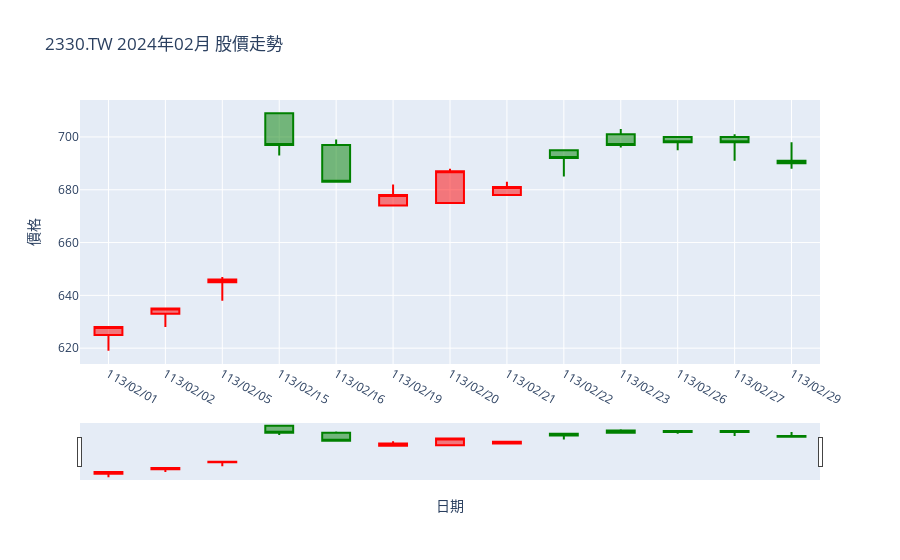

Notebook source saved alongside this figure:
### Code cell
url = 'https://www.twse.com.tw/exchangeReport/STOCK_DAY?response=json&date=%s&stockNo=%s' % (query_interval,code)
print(url)
html = requests.get(url)
content = json.loads(html.text)

if content['total'] != 0:
    stock_data = content['data']
    col_name = content['fields']

    df = pd.DataFrame(data=stock_data, columns=col_name)
    print(df) 
    print("--------------------------------")
    fig = go.Figure(data=[go.Candlestick(x=df['日期'],
                                    open=df['開盤價'],
                                    high=df['最高價'],
                                    low=df['最低價'],
                                    close=df['收盤價'],
                                    increasing_line_color='red',
                                    decreasing_line_color='green')])
    fig.update_layout(title=f'{code}.TW {YYYY}年{MM}月 股價走勢',
                    xaxis_title='日期',
                    yaxis_title='價格',
                xaxis_rangeslider_visible=True)
    fig.show()
else:
    print("查無資料")

### Figure 1 — Plotly figure (JSON) as saved in the notebook; plotly's stock layout.template omitted (floating-point values rounded to 4 significant figures)
{"data": [{"close": ["628.00", "635.00", "646.00", "697.00", "683.00", "678.00", "687.00", "681.00", "692.00", "697.00", "698.00", "698.00", "690.00"], "decreasing": {"line": {"color": "green"}}, "high": ["628.00", "635.00", "647.00", "709.00", "699.00", "682.00", "688.00", "683.00", "695.00", "703.00", "700.00", "701.00", "698.00"], "increasing": {"line": {"color": "red"}}, "low": ["619.00", "628.00", "638.00", "693.00", "683.00", "674.00", "675.00", "678.00", "685.00", "696.00", "695.00", "691.00", "688.00"], "open": ["625.00", "633.00", "645.00", "709.00", "697.00", "674.00", "675.00", "678.00", "695.00", "701.00", "700.00", "700.00", "691.00"], "type": "candlestick", "x": ["113/02/01", "113/02/02", "113/02/05", "113/02/15", "113/02/16", "113/02/19", "113/02/20", "113/02/21", "113/02/22", "113/02/23", "113/02/26", "113/02/27", "113/02/29"]}], "layout": {"title": {"text": "2330.TW 2024年02月 股價走勢"}, "xaxis": {"rangeslider": {"visible": true}, "title": {"text": "日期"}}, "yaxis": {"title": {"text": "價格"}}}}
